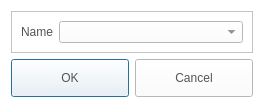
<?xml version="1.0" encoding="UTF-8"?>
<ui version="4.0">
 <class>InputTagDialog</class>
 <widget class="QDialog" name="InputTagDialog">
  <property name="geometry">
   <rect>
    <x>0</x>
    <y>0</y>
    <width>244</width>
    <height>108</height>
   </rect>
  </property>
  <property name="windowTitle">
   <string>Dialog</string>
  </property>
  <property name="styleSheet">
   <string notr="true">QLabel
{
	color: rgb(84, 84, 84);
	font: 14pt &quot;Segoe UI&quot;;
}
QPushButton
{
	color: rgb(84, 84, 84);
	font: 14pt &quot;Segoe UI&quot;;
}
QComboBox
{
	color: rgb(84, 84, 84);
	font: 14pt &quot;Segoe UI&quot;;
}
QWidget
{
	background-color: rgb(255, 255, 255);
}</string>
  </property>
  <layout class="QGridLayout" name="gridLayout">
   <item row="0" column="0">
    <widget class="QFrame" name="frame">
     <property name="frameShape">
      <enum>QFrame::StyledPanel</enum>
     </property>
     <property name="frameShadow">
      <enum>QFrame::Raised</enum>
     </property>
     <layout class="QHBoxLayout" name="horizontalLayout">
      <item>
       <widget class="QLabel" name="label">
        <property name="text">
         <string>Name</string>
        </property>
       </widget>
      </item>
      <item>
       <widget class="QComboBox" name="comboBox">
        <property name="sizePolicy">
         <sizepolicy hsizetype="Expanding" vsizetype="Fixed">
          <horstretch>0</horstretch>
          <verstretch>0</verstretch>
         </sizepolicy>
        </property>
       </widget>
      </item>
     </layout>
    </widget>
   </item>
   <item row="1" column="0">
    <widget class="QDialogButtonBox" name="buttonBox">
     <property name="styleSheet">
      <string notr="true">QPushButton
{
	border-image: url(&quot;:/resource/audiocd-popup-btn110-ok-n.png&quot;);
	width: 110px;
	height: 30px;
	color: rgb(84, 84, 84)
}

QPushButton:hover
{
 	border-image: url(&quot;:/resource/audiocd-popup-btn110-ok-h.png&quot;);
	width: 110px;
	height: 30px;	
	color: rgb(255, 255, 255)
}</string>
     </property>
     <property name="orientation">
      <enum>Qt::Horizontal</enum>
     </property>
     <property name="standardButtons">
      <set>QDialogButtonBox::Cancel|QDialogButtonBox::Ok</set>
     </property>
     <property name="centerButtons">
      <bool>true</bool>
     </property>
    </widget>
   </item>
  </layout>
 </widget>
 <resources/>
 <connections>
  <connection>
   <sender>buttonBox</sender>
   <signal>accepted()</signal>
   <receiver>InputTagDialog</receiver>
   <slot>accept()</slot>
   <hints>
    <hint type="sourcelabel">
     <x>248</x>
     <y>254</y>
    </hint>
    <hint type="destinationlabel">
     <x>157</x>
     <y>274</y>
    </hint>
   </hints>
  </connection>
  <connection>
   <sender>buttonBox</sender>
   <signal>rejected()</signal>
   <receiver>InputTagDialog</receiver>
   <slot>reject()</slot>
   <hints>
    <hint type="sourcelabel">
     <x>316</x>
     <y>260</y>
    </hint>
    <hint type="destinationlabel">
     <x>286</x>
     <y>274</y>
    </hint>
   </hints>
  </connection>
 </connections>
</ui>
